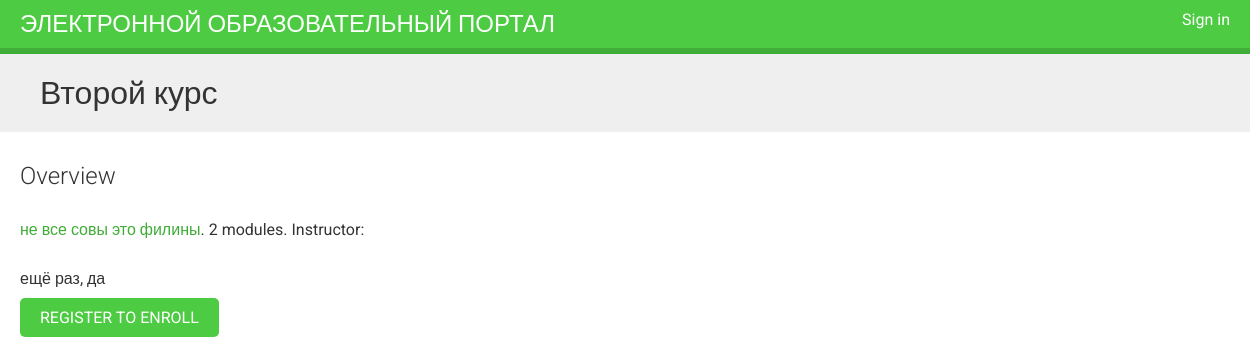
The app's page /courses/Two-course/ with its own data.
### courses/models.py (models this page shows, shortened)
class Course(models.Model):
    owner = models.ForeignKey(
        User,
        related_name = 'courses_created',
    on_delete = models.CASCADE
    )
    subject = models.ForeignKey(
        Subject,
        related_name='courses',
        on_delete=models.CASCADE
    )
    title = models.CharField(max_length=200)
    slug = models.SlugField(max_length=200, unique=True)
    overview = models.TextField()
    created = models.DateTimeField(auto_now_add=True)
    class Meta:
        ordering = ['-created']
    students = models.ManyToManyField(
        User,
        related_name='courses_joined',
        blank=True
    )

class Subject(models.Model):
    title = models.CharField(max_length = 200)
    slug = models.SlugField(max_length = 200, unique = True)
    class Meta:
        ordering = ['title']

### courses/views.py (the view)
# urls.py: path('<slug:slug>/', views.CourseDetailView.as_view(), name='course_detail'),
class CourseDetailView(DetailView):
    model = Course
    template_name = 'courses/course/detail.html'
    def get_context_data(self, **kwargs):
        context = super().get_context_data(**kwargs)
        context['enroll_form'] = CourseEnrollForm(initial={'course': self.object})
        return context

### courses/templates/courses/course/detail.html (shortened to what this page needs)
{% extends "base.html" %}
{% block content %}
  {% with subject=object.subject %}
    <h1>
      {{ object.title }}
    </h1>
    <div class="module">
      <h2>Overview</h2>
      <p>
        <a href="{% url "course_list_subject" subject.slug %}">
        {{ subject.title }}</a>.
        {{ object.modules.count }} modules.
        Instructor: {{ object.owner.get_full_name }}
      </p>
      {{ object.overview|linebreaks }}
      {% if request.user.is_authenticated %}
        <form action="{% url "student_enroll_course" %}" method="post">
          {{ enroll_form }}
          {% csrf_token %}
          <input type="submit" value="Enroll now">
        </form>
      {% else %}
        <a href="{% url "student_registration" %}" class="button">
          Register to enroll
        </a>
      {% endif %}
    </div>
  {% endwith %}
{% endblock %}

### courses/static/css/base.css (style rules this page uses)
body { margin:0; font-family:'Roboto', sans-serif; font-weight:400; color:#333; }
a { color:#3fad37; text-decoration:none; }
h1, h2, h3, h4, h5, h6 { font-family:'Roboto', sans-serif; font-weight:300; }
h1 { background:#efefef; width:100%; overflow:auto; padding:20px 0 20px 40px; margin:0; }
.module { padding:10px 20px; float:left; width:600px; }
.module p { margin:10px 0 20px; width:100%; float:left; }
input[type=submit], a.button { border-radius:5px; background:#4dcc43; color:#fff; font-size:16px; text-transform:uppercase; border:none; padding:10px 20px; margin:20px 0; }

### records on screen
Course: title "Второй курс", modules.count "2", overview "ещё раз, да"
Subject: title "не все совы это филины"
